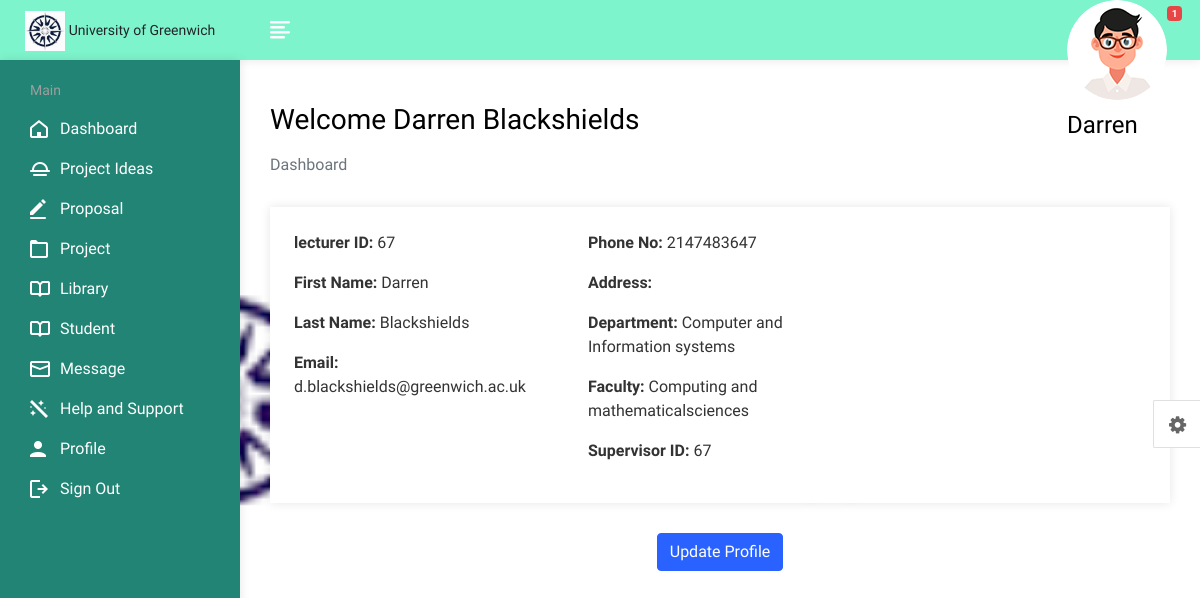
The page /lecturer/profile.php (signed in) on the database its author committed.
### tables this page shows
CREATE TABLE `lecturer` (
  `id` int(11) NOT NULL,
  `lid` int(11) NOT NULL,
  `firstname` varchar(255) NOT NULL,
  `lastname` varchar(255) NOT NULL,
  `email` varchar(255) NOT NULL,
  `phoneno` int(15) NOT NULL,
  `password` varchar(255) NOT NULL,
  `photo` varchar(255) NOT NULL,
  `faculty` varchar(255) NOT NULL,
  `department` varchar(255) NOT NULL,
  `sid` int(11) NOT NULL,
  `address` varchar(255) NOT NULL
);

### lecturer/profile.php (the view, shortened to what this page needs)
<?php
require("config.php");
$query = "SELECT lid, firstname, lastname, photo, email, phoneno, address, department, faculty, lid FROM lecturer WHERE lid = '{$_SESSION['lid']}'";
$result = mysqli_query($con, $query);
if ($result && mysqli_num_rows($result) > 0) {
    $row = mysqli_fetch_assoc($result);
    $lid = $row['lid'];
    $lastName = $row['lastname'];
    $email = $row['email'];
    $phoneNo = $row['phoneno'];
    $address = $row['address'];
    $department = $row['department'];
    $faculty = $row['faculty'];
    $lid = $row['lid'];
} else {
    exit('Error fetching lecturer details');
}
?>
<!DOCTYPE html>
<html lang="en">
<head>
    <link rel="stylesheet" href="assets/css/bootstrap.min.css">
    <link rel="stylesheet" href="assets/css/font-awesome.min.css">
    <link rel="stylesheet" href="assets/css/feathericon.min.css">
    <link rel="stylesheet" href="assets/css/style.css">
</head>
<body>
    <div class="main-wrapper">
        <?php include("header.php"); ?>
        <div class="page-wrapper">
            <div class="content container-fluid">
                <div class="page-header">
                    <div class="row">
                        <div class="col-sm-12">
                            <h3 class="page-title" style="color:black;margin-top:13px;text-transform:capitalize;">Welcome <?php echo $firstName . ' ' . $lastName; ?></h3>
                            <ul class="breadcrumb">
                                <li class="breadcrumb-item active">Dashboard</li>
                            </ul>
                        </div>
                    </div>
                </div>
                <div class="card">
                    <div class="card-body">
                        <div class="row">
                            <div class="col-md-8">
                                <div class="row">
                                    <div class="col-md-6">
                                        <p><strong>lecturer ID:</strong> <?php echo $lid; ?></p>
                                        <p><strong>First Name:</strong> <?php echo $firstName; ?></p>
                                        <p><strong>Last Name:</strong> <?php echo $lastName; ?></p>
                                        <p><strong>Email:</strong> <?php echo $email; ?></p>
                                    </div>
                                    <div class="col-md-6">
                                        <p><strong>Phone No:</strong> <?php echo $phoneNo; ?></p>
                                        <p><strong>Address:</strong> <?php echo $address; ?></p>
                                        <p><strong>Department:</strong> <?php echo $department; ?></p>
                                        <p><strong>Faculty:</strong> <?php echo $faculty; ?></p>
                                        <p><strong>Supervisor ID:</strong> <?php echo $lid; ?></p>
                                    </div>
                                </div>
                            </div>
                        </div>
                    </div>
                </div>
				<div class="mt-3 text-center">
    <button class="btn btn-primary" onclick="updateProfile()">Update Profile</button>
</div>
            </div>
        </div>
</body>
</html>

### lecturer/header.php (shortened to what this page needs)
<?php
require("config.php");
$query = "SELECT firstname FROM lecturer WHERE lid = '{$_SESSION['lid']}'";
$result = mysqli_query($con, $query);
if ($result && mysqli_num_rows($result) > 0) {
    $row = mysqli_fetch_assoc($result);
    $firstName = $row['firstname'];
} else {
    $firstName = 'Unknown';
}
$unreadQuery = "SELECT COUNT(*) AS unreadCount FROM messages WHERE recipient_id = '{$_SESSION['lid']}' AND is_read = 0";
$unreadResult = mysqli_query($con, $unreadQuery);
$unreadRow = mysqli_fetch_assoc($unreadResult);
$unreadCount = $unreadRow['unreadCount'];
?>
<div class="header">
    <div class="header-left">
        <a href="dashboard.php" class="logo">
            <img src="assets/img/logo.jpg" alt="Logo" width="30" height="50">
            <span style="font-size: 14px;">University of Greenwich</span>
        </a>
    </div>
    <a href="javascript:void(0);" id="toggle_btn">
        <i class="fe fe-text-align-left"></i>
    </a>
    <ul class="nav sid-menu">
        <li class="nav-item dropdown app-dropdown">
            <a href="#" class="dropdown-toggle nav-link" data-toggle="dropdown">
                <span class="sid-img"><img class="rounded-circle" src="assets/img/profiles/avatar-01.png" alt="Ryan Taylor"></span>
                <h4 style="color:black;margin-top:13px;text-transform:capitalize;"><?php echo $firstName; ?></h4>
                <?php if ($unreadCount > 0) { ?>
                    <span class="badge badge-danger"><?php echo $unreadCount; ?></span>
                <?php } ?>
            </a>
        </li>
    </ul>
</div>
            </div>
            <div class="sidebar" id="sidebar">
                <div class="sidebar-inner slimscroll">
					<div id="sidebar-menu" class="sidebar-menu">
						<ul>
							<li class="menu-title">
								<span>Main</span>
							</li>
							<li>
							<a href="dashboard.php"><i class="fe fe-home"></i> <span>Dashboard</span></a>
                            <a href="idea.php"><i class="fe fe-sunrise"></i> <span>Project Ideas</span></a>
<a href="proposal.php"><i class="fe fe-edit"></i> <span>Proposal</span></a>
<a href="project.php"><i class="fe fe-folder"></i> <span>Project</span></a>
<a href="library.php"><i class="fe fe-book"></i> <span>Library</span></a>
<a href="student.php"><i class="fe fe-book"></i> <span>Student</span></a>
<a href="message.php"><i class="fe fe-mail"></i> <span>Message</span></a>
<a href="help.php"><i class="fe fe-magic"></i> <span>Help and Support</span></a>
<a href="profile.php"><i class="fe fe-sid"></i> <span>Profile</span></a>
<a href="logout.php"><i class="fe fe-logout"></i> <span>Sign Out</span></a>
							</li>
						</ul>
					</div>
                </div>
            </div>

### lecturer/header.php (style rules this page uses)
.nav.sid-menu { display: flex; flex-direction: row-reverse; align-items: center; margin-right: 15px; height: 50px; }
.nav.sid-menu li { order: -1; margin-left: 10px; }
.nav.sid-menu h4 { color: white; margin-right: 10px; text-transform: capitalize; line-height: 1; }

### rows shown on the page
lecturer: firstname "Darren", lastname "Blackshields", lid "67", email "d.blackshields@greenwich.ac.uk", phoneno "2147483647", department "Computer and Information systems", faculty "Computing and mathematicalsciences"

### other values the page prints
$unreadCount "1"
